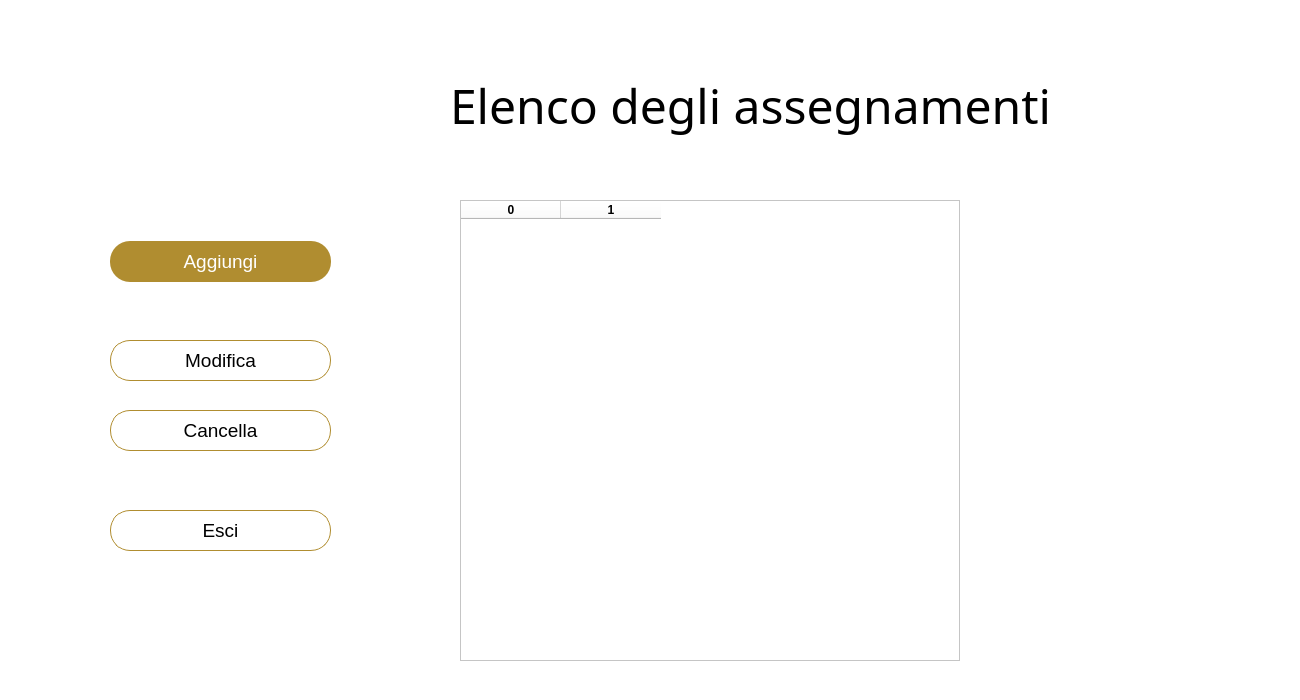
<?xml version="1.0" encoding="UTF-8"?>
<ui version="4.0">
 <class>Dialog</class>
 <widget class="QDialog" name="Dialog">
  <property name="geometry">
   <rect>
    <x>0</x>
    <y>0</y>
    <width>1300</width>
    <height>700</height>
   </rect>
  </property>
  <property name="windowTitle">
   <string>Dialog</string>
  </property>
  <widget class="QWidget" name="bgwidget" native="true">
   <property name="geometry">
    <rect>
     <x>0</x>
     <y>0</y>
     <width>1500</width>
     <height>800</height>
    </rect>
   </property>
   <property name="styleSheet">
    <string notr="true">background-color: rgb(255, 255, 255);</string>
   </property>
   <widget class="QLabel" name="label">
    <property name="geometry">
     <rect>
      <x>450</x>
      <y>60</y>
      <width>681</width>
      <height>91</height>
     </rect>
    </property>
    <property name="font">
     <font>
      <family>Bangla MN</family>
      <pointsize>36</pointsize>
      <weight>50</weight>
      <italic>false</italic>
      <bold>false</bold>
     </font>
    </property>
    <property name="styleSheet">
     <string notr="true">font: 36pt;
background: transparent;
color: rgb(0,0,0);</string>
    </property>
    <property name="text">
     <string>Elenco degli assegnamenti</string>
    </property>
   </widget>
   <widget class="QPushButton" name="btnModifica">
    <property name="geometry">
     <rect>
      <x>110</x>
      <y>340</y>
      <width>221</width>
      <height>41</height>
     </rect>
    </property>
    <property name="styleSheet">
     <string notr="true">border-radius:20px;
font: 14pt;
border: 1px solid rgb(176, 141, 48);</string>
    </property>
    <property name="text">
     <string>Modifica</string>
    </property>
   </widget>
   <widget class="QPushButton" name="btnCancella">
    <property name="geometry">
     <rect>
      <x>110</x>
      <y>410</y>
      <width>221</width>
      <height>41</height>
     </rect>
    </property>
    <property name="styleSheet">
     <string notr="true">border-radius:20px;
font: 14pt;
border: 1px solid rgb(176, 141, 48);</string>
    </property>
    <property name="text">
     <string>Cancella</string>
    </property>
   </widget>
   <widget class="QPushButton" name="btnAggiungi">
    <property name="geometry">
     <rect>
      <x>110</x>
      <y>241</y>
      <width>221</width>
      <height>41</height>
     </rect>
    </property>
    <property name="styleSheet">
     <string notr="true">border-radius:20px;
background-color: rgb(176, 141, 48);
font: 14pt;
color: rgb(255, 255, 255);</string>
    </property>
    <property name="text">
     <string>Aggiungi</string>
    </property>
   </widget>
   <widget class="QPushButton" name="btnEsci">
    <property name="geometry">
     <rect>
      <x>110</x>
      <y>510</y>
      <width>221</width>
      <height>41</height>
     </rect>
    </property>
    <property name="styleSheet">
     <string notr="true">border-radius:20px;
font: 14pt;
border: 1px solid rgb(176, 141, 48);</string>
    </property>
    <property name="text">
     <string>Esci</string>
    </property>
   </widget>
   <widget class="QTableWidget" name="tableWidget">
    <property name="geometry">
     <rect>
      <x>460</x>
      <y>200</y>
      <width>500</width>
      <height>461</height>
     </rect>
    </property>
    <property name="styleSheet">
     <string notr="true">background: rgb(255,255,255);
</string>
    </property>
    <column>
     <property name="text">
      <string>0</string>
     </property>
     <property name="font">
      <font>
       <weight>75</weight>
       <bold>true</bold>
      </font>
     </property>
    </column>
    <column>
     <property name="text">
      <string>1</string>
     </property>
     <property name="font">
      <font>
       <weight>75</weight>
       <bold>true</bold>
      </font>
     </property>
    </column>
   </widget>
  </widget>
 </widget>
 <resources>
  <include location="../source.qrc"/>
 </resources>
 <connections/>
</ui>
